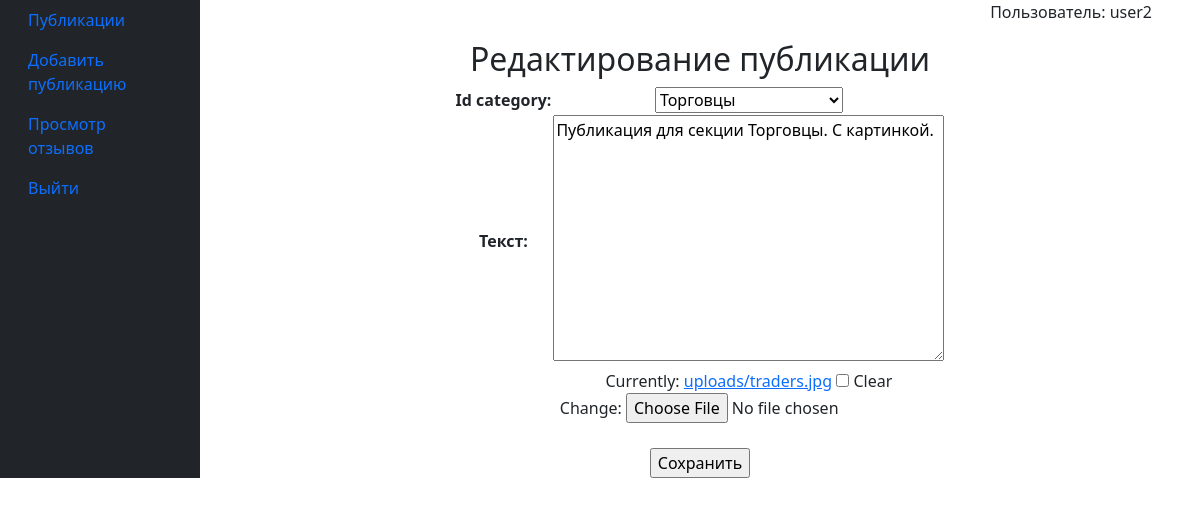
Page /edit/3 (signed in) on the committed database.
### mmorpgbb/models.py (models this page shows, shortened)
class MmoRPGAdv(models.Model):
    CATEGORY = [
        ('Tanks', 'Танки'),
        ('Healers', 'Хилы'),
        ('DDs', 'ДД'),
        ('Traders', 'Торговцы'),
        ('GildMasters', 'Гилдмастеры'),
        ('QuestGivers', 'Квестгиверы'),
        ('Smiths', 'Кузнецы'),
        ('Tanners', 'Кожевники'),
        ('Potions', 'Зельевары'),
        ('SpellMasters', 'Мастера заклинаний')
    ]
    id_user = models.ForeignKey(User, on_delete=models.CASCADE)
    id_category = models.CharField(max_length=12, choices=CATEGORY, default='Tanks')
    text = models.TextField()
    file = models.FileField(upload_to='uploads/')
    created_at = models.DateTimeField(auto_now_add=True)

### mmorpgbb/views.py (the view)
# urls.py: path('edit/<int:pk>', AdvUpdateView.as_view()),
class AdvUpdateView(LoginRequiredMixin, UpdateView):
    template_name = 'modify.html'
    form_class = CreateAdvForm
    success_url = '/adverts/'
    def get_object(self, **kwargs):
        id = self.kwargs.get('pk')
        return MmoRPGAdv.objects.get(pk=id)

### mmorpgbb/forms.py
class CreateAdvForm(forms.ModelForm):
    id_category = forms.ChoiceField(label="Категория", choices=MmoRPGAdv.CATEGORY,
                                    widget=forms.Select(attrs={"style": "width:100%"}))
    text = forms.CharField(label="Текст", widget=forms.Textarea(attrs={"style": "width:100%"}))
    file = forms.FileField(label="", required=False)
    class Meta:
        model = MmoRPGAdv
        fields = ['id_category', 'text', 'file']
    id_category = forms.ChoiceField(choices=MmoRPGAdv.CATEGORY)

### templates/modify.html (shortened to what this page needs)
{% extends 'flatpages/default.html' %}
{% block content %}
<h2>Редактирование публикации</h2>
<form method="POST">
<table align="center">
    {{ form }}
</table>
    <br>
    <input type="submit" value="Сохранить">
</form>
{% endblock content %}

### templates/flatpages/default.html (shortened to what this page needs)
<!DOCTYPE html>
<html lang="en">
<head>
    {% load static %}
    <link href="{% static 'css/styles.css' %}" rel="stylesheet" />
</head>
<body>
    <div class="container-fluid">
        <div class="row">
            <nav class="col-md-2 d-none d-md-block bg-dark sidebar">
                <div class="sidebar-sticky">
                    <ul class="nav flex-column">
                        <li class="nav-item">
                            <a class="nav-link active" href="/adverts/">
                                Публикации
                            </a>
                        </li>
                        <li class="nav-item">
                            <a class="nav-link" href="/adverts/add">
                                Добавить публикацию
                            </a>
                        </li>
                       <li class="nav-item active">
                           {% if request.user.is_authenticated %}
                                <a class="nav-link" href="/adverts/responses">Просмотр отзывов</a>
                           {% endif %}
                       </li>
                        <li class="nav-item">
                            {% if request.user.is_authenticated %}
                            <a class="nav-link"  href="/accounts/logout/">
                                Выйти
                            </a>
                            {% else %}
                            <a class="nav-link" href="/accounts/login/">
                                Войти
                            </a>
                            {% endif %}
                        </li>
                    </ul>
                </div>
            </nav>
            <main role="main" class="col-md-9 ml-sm-auto col-lg-10 px-4">
                <div class="container">
                    <div class="row">
                        <div class="col-lg-12 text-center">
                            {% if request.user.is_authenticated %}
                            <p align="right">Пользователь: {{request.user.username}}</p>
                            {% endif %}
                            {% block content %}{% endblock content %}
                        </div>
                    </div>
                </div>
            </main>
        </div>
    </div>
</body>
</html>

### rows in the picture
MmoRPGAdv: id_category "Торговцы", text "Публикация для секции Торговцы. С картинкой."

### other values in the picture
{{ request.user.username }} "user2"
